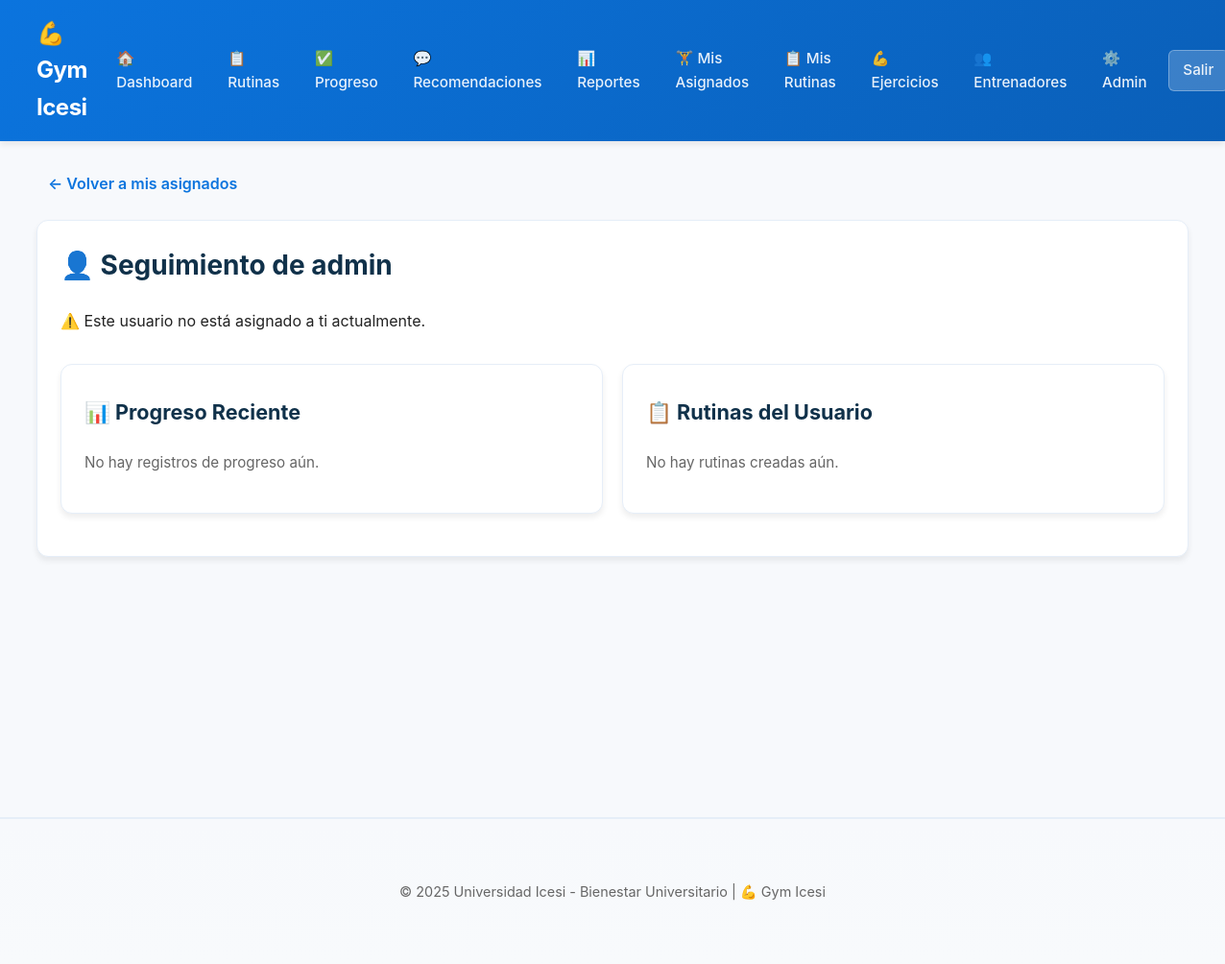
Before: /trainer/feedback/1/ (signed in) with the older database file.
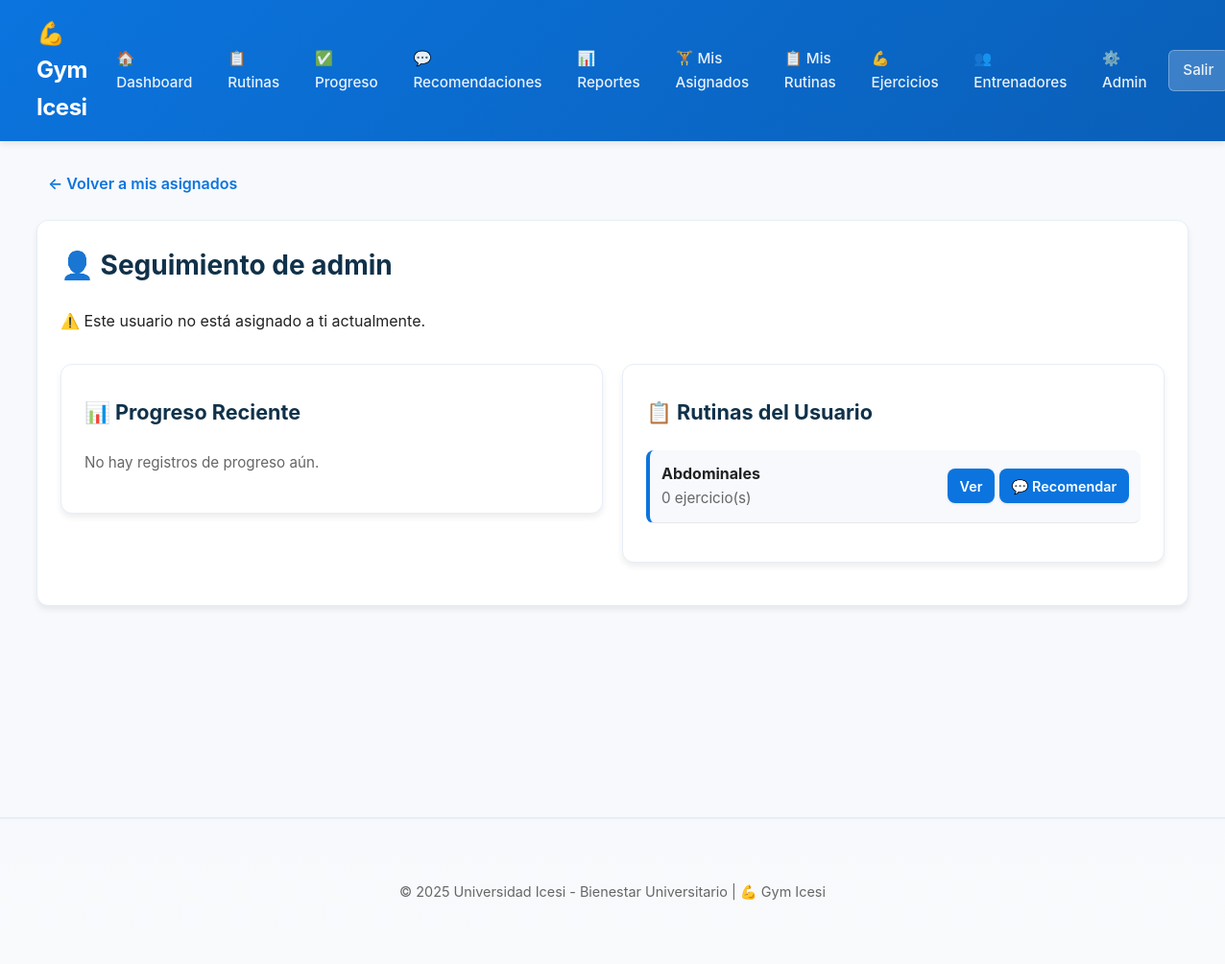
After: the same page with the newer database file.
### fit/models.py (models this page shows, shortened)
class Routine(models.Model):
    user = models.ForeignKey(User, on_delete=models.CASCADE, related_name='routines')
    nombre = models.CharField(max_length=120)
    descripcion = models.TextField(blank=True)
    es_predisenada = models.BooleanField(default=False)
    autor_trainer = models.ForeignKey(User, null=True, blank=True, on_delete=models.SET_NULL, related_name='routines_autor')
    fecha_creacion = models.DateTimeField(auto_now_add=True)

### fit/views.py (the view)
# urls.py: path("trainer/feedback/<int:user_id>/", views.trainer_feedback, name="trainer_feedback"),
@login_required
@user_passes_test(is_trainer)
def trainer_feedback(request, user_id):
    tuser = get_object_or_404(User, pk=user_id)
    progress = ProgressLog.objects.filter(user=tuser).order_by("-fecha")[:20]
    routines = Routine.objects.filter(user=tuser)
    recommendations = TrainerRecommendation.objects.filter(
        trainer=request.user,
        user=tuser
    ).order_by("-fecha")[:10]
    assignment = TrainerAssignment.objects.filter(
        trainer=request.user,
        user=tuser,
        activo=True
    ).first()
    return render(
        request,
        "fit/trainer_feedback.html",
        {
            "tuser": tuser,
            "progress": progress,
            "routines": routines,
            "recommendations": recommendations,
            "assignment": assignment,
        },
    )

### fit/auth_backend.py (called while the page is built)
    def get_user(self, user_id):
        try:
            return User.objects.get(pk=user_id)
        except User.DoesNotExist:
            return None

### fit/context_processors.py (called while the page is built)
def nav_trainers(request):
    trainers = []
    if request.user.is_authenticated and (request.user.is_staff or request.user.is_superuser):
        try:
            with connection.cursor() as cur:
                cur.execute("""
                    SELECT e.id, e.first_name, e.last_name
                    FROM employees e
                    WHERE UPPER(e.employee_type) IN ('TRAINER', 'ENTRENADOR')
                    ORDER BY e.last_name
                    LIMIT 10
                """)
                for (emp_id, fn, ln) in cur.fetchall():
                    trainers.append({"id": emp_id, "name": f"{fn} {ln}"})
        except Exception:
            pass
    return {"nav_trainers": trainers}

### fit/views.py (called while the page is built)
def is_trainer(u):
    return u.is_staff

### templates/fit/trainer_feedback.html (shortened to what this page needs)
{% extends 'base.html' %}
{% block content %}
<div style="margin-bottom:1.5rem;">
  <a href="{% url 'trainer_assignees' %}" class="action-link">← Volver a mis asignados</a>
</div>
<div class="card">
  <h2>👤 Seguimiento de {{ tuser.username }}</h2>
  {% if not assignment %}
    <div class="alert alert-warning">
      ⚠️ Este usuario no está asignado a ti actualmente.
    </div>
  {% endif %}
  <div class="row" style="margin-top:2rem;">
    <div class="col">
      <div class="card">
        <h3>📊 Progreso Reciente</h3>
        {% if progress %}
          <table class="table">
            <thead>
              <tr>
                <th>Fecha</th>
                <th>Rutina</th>
                <th>Esfuerzo</th>
                <th>Acción</th>
              </tr>
            </thead>
            <tbody>
              {% for p in progress %}
                <tr>
                  <td>{{ p.fecha|date:"d/m/Y" }}</td>
                  <td>{{ p.routine.nombre }}</td>
                  <td>{{ p.esfuerzo }}/10</td>
                  <td>
                    <a href="{% url 'trainer_recommendation_create' tuser.pk %}?progress_id={{ p.pk }}" class="btn btn-sm btn-primary">
                      💬 Recomendar
                    </a>
                  </td>
                </tr>
              {% endfor %}
            </tbody>
          </table>
        {% else %}
          <p class="muted">No hay registros de progreso aún.</p>
        {% endif %}
      </div>
    </div>
    <div class="col">
      <div class="card">
        <h3>📋 Rutinas del Usuario</h3>
        {% if routines %}
          <ul class="routine-list">
            {% for r in routines %}
              <li style="display:flex;justify-content:space-between;align-items:center;padding:0.75rem;border-bottom:1px solid #e5e7eb;">
                <div>
                  <strong>{{ r.nombre }}</strong>
                  <br>
                  <small class="muted">{{ r.items.count }} ejercicio(s)</small>
                </div>
                <div>
                  <a href="{% url 'routine_detail' r.pk %}" class="btn btn-sm">Ver</a>
                  <a href="{% url 'trainer_recommendation_create' tuser.pk %}?routine_id={{ r.pk }}" class="btn btn-sm btn-primary">
                    💬 Recomendar
                  </a>
                </div>
              </li>
            {% endfor %}
          </ul>
        {% else %}
          <p class="muted">No hay rutinas creadas aún.</p>
        {% endif %}
      </div>
    </div>
  </div>
</div>
{% endblock %}

### templates/base.html (shortened to what this page needs)
{% load static %}
<!doctype html>
<html lang="es">
<head>
  <link rel="stylesheet" href="{% static 'css/main.css' %}">
</head>
<body>
  <header class="site-header">
    <div class="inner container">
      <h1 class="brand">💪 Gym Icesi</h1>
      <nav class="main-nav">
        {% if user.is_authenticated %}
          <a href="{% url 'home' %}">🏠 Dashboard</a>
          <a href="{% url 'routine_list' %}">📋 Rutinas</a>
          <a href="{% url 'progress_create' %}">✅ Progreso</a>
          <a href="{% url 'recommendations_list' %}">💬 Recomendaciones</a>
          <a href="{% url 'report_adherence' %}">📊 Reportes</a>
          {% if user.is_staff %}
            <a href="{% url 'trainer_assignees' %}">🏋️ Mis Asignados</a>
            <a href="{% url 'trainer_routines' %}">📋 Mis Rutinas</a>
            <a href="{% url 'trainer_exercises' %}">💪 Ejercicios</a>
            <a href="{% url 'trainers_list' %}">👥 Entrenadores</a>
          {% endif %}
          {% if user.is_superuser %}
            <a href="{% url 'admin_assign_trainer' %}">⚙️ Admin</a>
          {% endif %}
          <a href="{% url 'logout' %}" class="btn-ghost">Salir</a>
        {% else %}
          <a href="{% url 'login' %}" class="btn">Ingresar</a>
        {% endif %}
      </nav>
    </div>
  </header>
  <main class="container main-content">
    {% block content %}{% endblock %}
  </main>
  <footer class="site-footer">
    <div class="container">
      <small>&copy; {% now "Y" %} Universidad Icesi - Bienestar Universitario | 💪 Gym Icesi</small>
    </div>
  </footer>
</body>
</html>

### static/css/main.css (style rules this page uses)
:root { --brand:#0b74de; --brand-dark:#0a5fb8; --success:#10b981; --warning:#f59e0b; --danger:#ef4444; --icesi-green:#4a7c59; --muted:#666; --light-gray:#f7f9fc; --bg:#f7f9fc; --card:#ffffff; --radius:8px; --shadow-sm:0 1px 3px rgba(0,0,0,0.1); --shadow:0 4px 6px rgba(0,0,0,0.07); --shadow-lg:0 10px 24px rgba(0,0,0,0.1); }
html,body { height:100%; }
body { font-family: Inter, system-ui, -apple-system, 'Segoe UI', Roboto, 'Helvetica Neue', Arial; background:var(--bg); color:#222; margin:0; -webkit-font-smoothing:antialiased; line-height:1.6; }
.container { max-width:1200px;margin:0 auto;padding:1rem 1.5rem; }
.inner { display:flex;align-items:center;justify-content:space-between;gap:1rem; }
.site-header { background:linear-gradient(135deg, #0b74de 0%, #0a5fb8 100%); box-shadow:var(--shadow); position:sticky; top:0; z-index:100; }
.brand { margin:0; font-size:1.5rem; color:#fff; font-weight:700; letter-spacing:-0.5px; }
.main-nav { display:flex;align-items:center;gap:0.5rem; }
.main-nav a { text-decoration:none; color:rgba(255,255,255,0.9); padding:0.5rem 0.9rem; border-radius:6px; font-size:0.95rem; transition:all 0.2s; font-weight:500; }
.btn { display:inline-block; background:var(--brand); color:#fff; padding:0.6rem 1.2rem; border-radius:8px; text-decoration:none; border:none; font-weight:600; cursor:pointer; transition:all 0.2s; box-shadow:var(--shadow-sm); }
.btn-sm { padding:0.4rem 0.8rem;font-size:0.9rem; }
.btn-ghost { background:rgba(255,255,255,0.2); color:#fff; border:1px solid rgba(255,255,255,0.3); }
.main-content { padding:2rem 0 3rem 0;min-height:70vh }
h1,h2,h3 { color:#10314a;margin-top:0;font-weight:700; }
h1 { font-size:2.25rem; }
h2 { font-size:1.75rem; }
h3 { font-size:1.35rem; }
p { color:var(--muted);line-height:1.7; }
.card { background:var(--card); padding:1.5rem; border-radius:12px; box-shadow:var(--shadow); border:1px solid #e6eef8; margin-bottom:1.25rem; transition:all 0.3s; }
.card h3 { margin-top:0.5rem; }
.row { display:flex;gap:1.25rem;flex-wrap:wrap; }
.col { flex:1;min-width:280px; }
ul { padding-left:1.5rem; }
ul.routine-list,ul.exercise-list { list-style:none; padding:0; }
ul.routine-list li,ul.exercise-list li { background:var(--light-gray); padding:1rem; margin-bottom:0.75rem; border-radius:8px; border-left:4px solid var(--brand); transition:all 0.2s; }
a.action-link { color:var(--brand); text-decoration:none; font-weight:600; padding:0.5rem 0.75rem; border-radius:6px; transition:all 0.2s; }
.site-footer { padding:2rem 0; border-top:2px solid #e6eef8; margin-top:4rem; text-align:center; background:linear-gradient(180deg, transparent, #f8fafc); }
.site-footer small { color:var(--muted); font-size:0.9rem; display:block; padding:1rem; }
.muted { color:var(--muted); font-size:0.95rem; }

Changed rows visible on the page:
added Routine: nombre "Abdominales", items.count "0"
Other visible differences:
text no longer shown: "No hay rutinas creadas aún."
